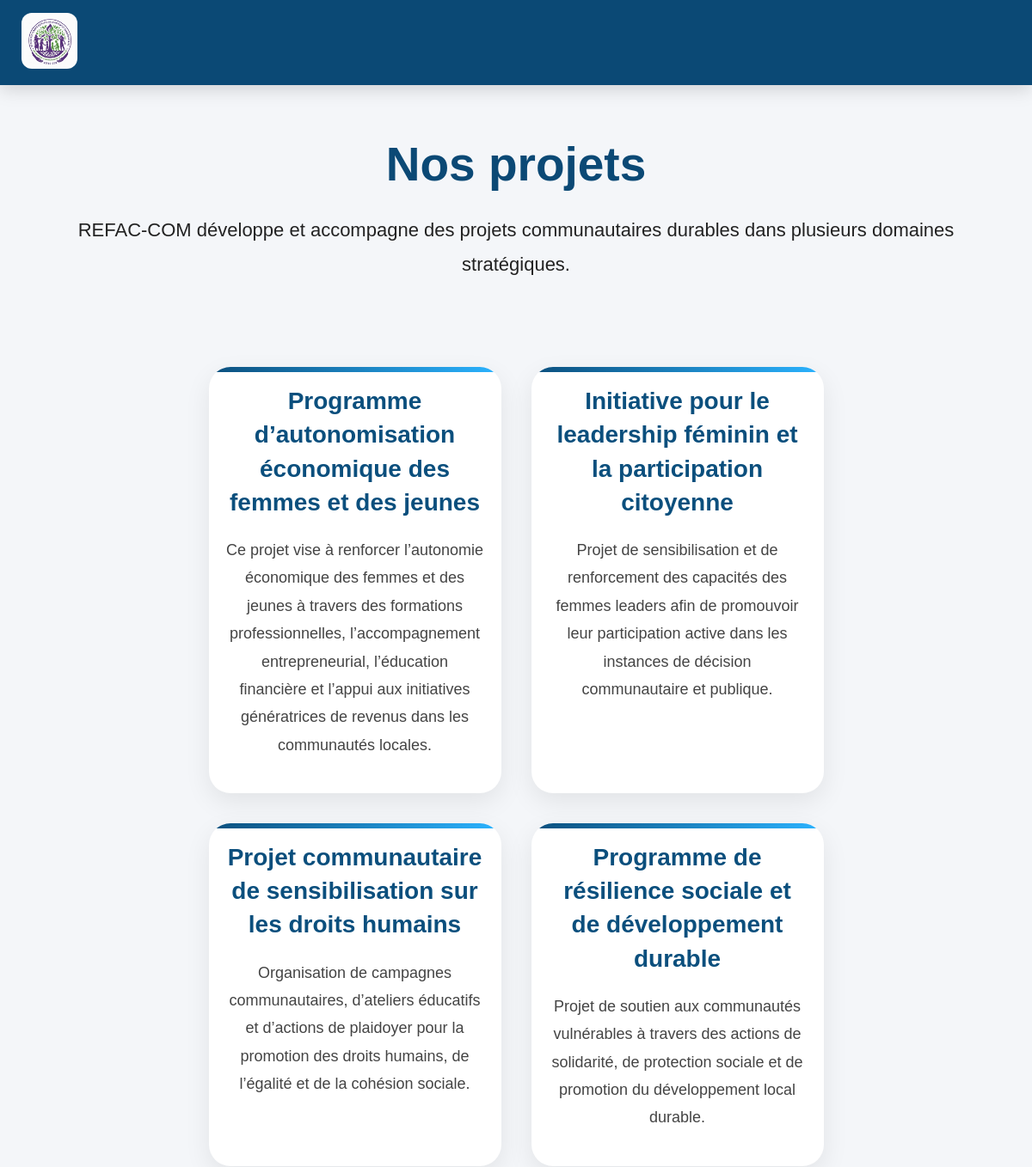
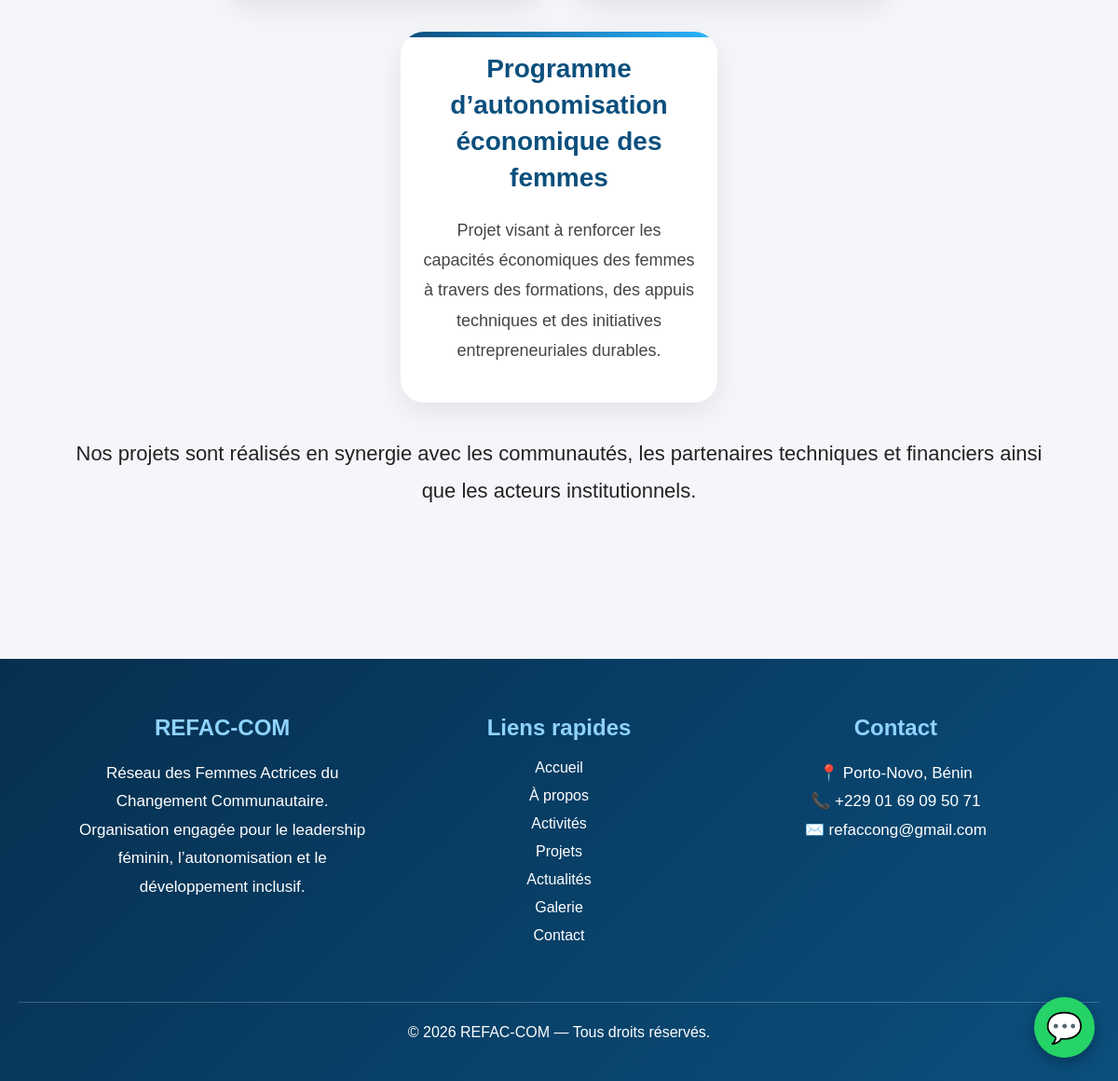
/projects/, run on the app's committed database (2 pictures, top to bottom).
### core/models.py (models this page shows, shortened)
class Projet(models.Model):
    titre = models.CharField(max_length=200)
    description = models.TextField()
    image = models.ImageField(
        upload_to='projects/',
        blank=True,
        null=True
    )

### core/views.py (the view)
# urls.py: path('projects/', views.projects, name='projects'),
def projects(request):
    projets = Projet.objects.all()
    return render(request, 'core/projects.html', {
        'projets': projets
    })

### core/templates/core/projects.html (shortened to what this page needs)
{% extends 'core/base.html' %}
{% block content %}
<section class="hero">
    <h1>Nos projets</h1>
    <p>
        REFAC-COM développe et accompagne des projets
        communautaires durables dans plusieurs domaines
        stratégiques.
    </p>
    <div class="projects-container">
   <div class="projects-container">
    {% for projet in projets %}
    <div class="project-card">
        <h3>{{ projet.titre }}</h3>
        <p>{{ projet.description }}</p>
    </div>
    {% endfor %}
</div>
    <p>
        Nos projets sont réalisés en synergie avec
        les communautés, les partenaires techniques
        et financiers ainsi que les acteurs institutionnels.
    </p>
</section>
{% endblock %}

### core/templates/core/base.html (shortened to what this page needs)
{% load static %}
<!DOCTYPE html>
<html lang="fr">
<head>
    <link rel="stylesheet" href="{% static 'css/style.css' %}">
</head>
<body>
    <nav class="navbar">
    <div class="logo">
        <img src="{% static 'images/logo.png' %}" alt="REFAC-COM">
    </div>
</nav>
    {% block content %}
    {% endblock %}
    <footer class="footer">
    <div class="footer-container">
        <div class="footer-box">
            <h3>REFAC-COM</h3>
            <p>
                Réseau des Femmes Actrices du Changement Communautaire.
                Organisation engagée pour le leadership féminin,
                l’autonomisation et le développement inclusif.
            </p>
        </div>
        <div class="footer-box">
            <h3>Liens rapides</h3>
         <ul>
    <li><a href="{% url 'home' %}">Accueil</a></li>
    <li><a href="{% url 'about' %}">À propos</a></li>
    <li><a href="{% url 'activities' %}">Activités</a></li>
    <li><a href="{% url 'projects' %}">Projets</a></li>
    <li><a href="{% url 'actualites' %}">Actualités</a></li>
    <li><a href="{% url 'gallery' %}">Galerie</a></li>
    <li><a href="{% url 'contact' %}">Contact</a></li>
</ul>
        </div>
        <div class="footer-box">
            <h3>Contact</h3>
            <p>📍 Porto-Novo, Bénin</p>
            <p>📞 +229 01 69 09 50 71</p>
            <p>✉️ refaccong@gmail.com</p>
        </div>
    </div>
    <div class="footer-bottom">
        <p>© 2026 REFAC-COM — Tous droits réservés.</p>
    </div>
</footer>
<a href="https://api.whatsapp.com/send?phone=2290169095071&text=Bonjour%20REFAC-COM,%20je%20souhaite%20obtenir%20des%20informations."
   class="whatsapp-btn">
    💬
</a>
</body>
</html>

### core/static/css/style.css (style rules this page uses)
* { margin: 0; padding: 0; box-sizing: border-box; }
body { font-family: Arial, Helvetica, sans-serif; background-color: #f4f6f9; color: #222; }
.navbar { background-color: #0b4975; padding: 15px 25px; display: flex; justify-content: space-between; align-items: center; position: sticky; top: 0; z-index: 1000; box-shadow: 0 4px 20px rgba(0,0,0,0.15); }
.logo img { width: 65px; border-radius: 12px; transition: 0.3s; }
.hero { text-align: center; padding: 60px 20px; max-width: 1100px; margin: auto; }
.hero h1 { font-size: 55px; color: #0b4975; margin-bottom: 25px; }
.hero p { font-size: 22px; line-height: 1.8; margin-bottom: 20px; }
footer { background-color: #0b4975; color: white; text-align: center; padding: 20px; margin-top: 50px; }
footer p { font-size: 16px; line-height: 1.5; }
.footer { background: #072f4d; color: white; margin-top: 80px; padding-top: 60px; }
.footer-container { width: 90%; max-width: 1200px; margin: auto; display: grid; grid-template-columns: repeat(auto-fit, minmax(250px, 1fr)); gap: 40px; }
.footer-box h3 { margin-bottom: 20px; font-size: 24px; color: #8fd3ff; }
.footer-box p { line-height: 1.8; font-size: 17px; }
.footer-box ul { list-style: none; }
.footer-box ul li { margin-bottom: 12px; }
.footer-box ul li a { color: white; text-decoration: none; transition: 0.3s; }
.footer-bottom { text-align: center; margin-top: 50px; padding: 20px; border-top: 1px solid rgba(255,255,255,0.2); font-size: 15px; }
.whatsapp-btn { position: fixed; bottom: 25px; right: 25px; width: 65px; height: 65px; background: #25D366; color: white; border-radius: 50%; display: flex; justify-content: center; align-items: center; font-size: 32px; text-decoration: none; box-shadow: 0 5px 15px rgba(0,0,0,0.3); z-index: 999; transition: 0.3s; }
.hero-section, .mission-section, .domain-section, .stats-section, .call-section, .card, .gallery-container img, .hero, .footer { animation: fadeUp 1s ease; }
.hero-section, .mission-section, .stats-section, .domain-section, .call-section, .card, .footer-box { animation: fadeUp 1s ease; }
.navbar { backdrop-filter: blur(10px); box-shadow: 0 5px 20px rgba(0,0,0,0.15); }
.footer { background: linear-gradient( 135deg, #062f4f, #0b4f7d ); }
body { margin: 0; padding: 0; overflow-x: hidden; }
.projects-container { display: flex; flex-wrap: wrap; justify-content: center; gap: 35px; margin-top: 50px; }
.project-card { position: relative; background: white; width: 340px; padding: 20px; border-radius: 25px; box-shadow: 0 10px 30px rgba(0,0,0,0.08); transition: 0.4s ease; overflow: hidden; text-align: center; }
.project-card::before { content: ""; position: absolute; top: 0; left: 0; width: 100%; height: 6px; background: linear-gradient( 90deg, #0b4f7d, #2bb3ff ); }
.project-card h3 { color: #0b4f7d; font-size: 28px; margin-bottom: 20px; line-height: 1.4; }
.project-card p { font-size: 18px; line-height: 1.8; color: #444; }

### data on the page
Projet: titre "Programme d’autonomisation économique des femmes et des jeunes", description "Ce projet vise à renforcer l’autonomie économique des femmes et des jeunes à travers des formations professionnelles, l’accompagnement entrepreneurial, l’éducation financière et l’appui aux initiatives génératrices de revenus dans les communautés locales."
Projet: titre "Initiative pour le leadership féminin et la participation citoyenne", description "Projet de sensibilisation et de renforcement des capacités des femmes leaders afin de promouvoir leur participation active dans les instances de décision communautaire et publique."
Projet: titre "Projet communautaire de sensibilisation sur les droits humains", description "Organisation de campagnes communautaires, d’ateliers éducatifs et d’actions de plaidoyer pour la promotion des droits humains, de l’égalité et de la cohésion sociale."
Projet: titre "Programme de résilience sociale et de développement durable", description "Projet de soutien aux communautés vulnérables à travers des actions de solidarité, de protection sociale et de promotion du développement local durable."
Projet: titre "Programme d’autonomisation économique des femmes", description "Projet visant à renforcer les capacités économiques des femmes à travers des formations, des appuis techniques et des initiatives entrepreneuriales durables."
